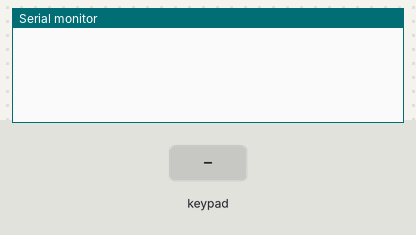
Simulated run of this sketch. Board: Arduino Uno, built with avr-gcc and run on an emulated ATmega328P. Shown: the last lines printed to the serial monitor. Wiring (inferred from the names in the program): 4×4 keypad with keys 1 2 3 A 4 5 6 B 7 8 9 C * 0 # D: rows pin 8, pin 9, pin 10, pin 11; columns pin 4, pin 5, pin 6, pin 7. Inputs (shaded band) come from the test bench.

Above: at 1.2 s.
1.3 s: key '1' pressed
At 2.1 s:
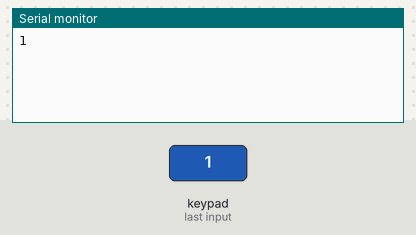
2.8 s: keypad keys 1 2 # pressed 0.4 s apart
At 4.0 s:
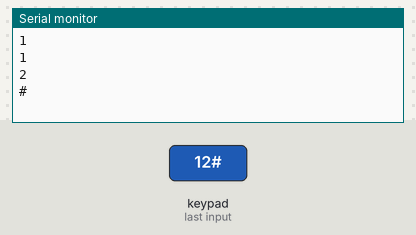
5.5 s: key 'A' pressed
At 6.7 s:
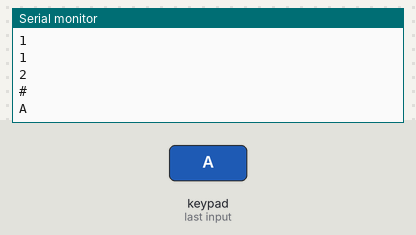
7.0 s: keypad keys 1 2 * pressed 0.4 s apart
At 8.6 s:
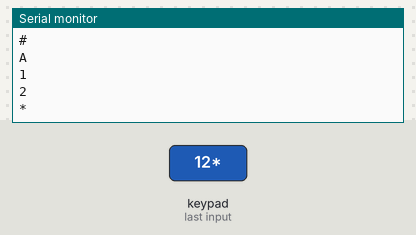
9.7 s: key 'B' pressed
At 10.1 s:
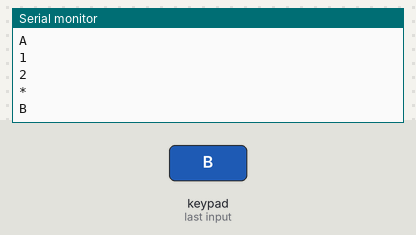
11.2 s: keypad keys 1 2 D pressed 0.4 s apart
At 13.2 s:
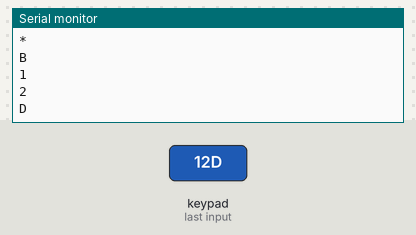

Measured:
- after the input at 1.3 s, the serial monitor: prints a new line after 0.05 s (image 1)
- after the input at 2.8 s, the serial monitor: prints a new line after 0.46 s (image 2)
- after the input at 5.5 s, the serial monitor: prints a new line after 0.06 s (image 3)
- after the input at 7.0 s, the serial monitor: prints a new line after 0.06 s (image 4)
- after the input at 9.7 s, the serial monitor: prints a new line after 0.06 s (image 5)
- after the input at 11.2 s, the serial monitor: prints a new line after 0.07 s (image 6)

The sketch:

test-Clavier.ino
```cpp
// TEST-CLAVIER
// PBA 2018-05-03

const byte KbdCol[4]={4,5,6,7};
const byte KbdRow[4]={8,9,10,11};
const byte KbdOut[4][4]={{'1','4','7','*'},{'2','5','8','0'},{'3','6','9','#'},{'A','B','C','D'}};

void keyboardInit(void)
{
  for(byte col=0; col<4; col++)
    pinMode(KbdCol[col],OUTPUT);
  for(byte row=0; row<4; row++)
    pinMode(KbdRow[row],INPUT_PULLUP);
}

char keyboardScan(void)
{
  for(byte col=0; col<4; col++)
  {
    for(byte col2=0; col2<4; col2++)
      digitalWrite(KbdCol[col2],HIGH);
    digitalWrite(KbdCol[col],LOW);
    for(byte row=0; row<4; row++)
      if(!digitalRead(KbdRow[row]))
        return(KbdOut[col][row]);
  }
  return(0);
}

char keyboardRead()
{
  static char lastKey=0;
  char newKey=keyboardScan();
  if(newKey!=lastKey)
  {
    delay(50);  // Anti rebond
    lastKey=newKey;
    return(newKey);
  }
  return(0);
}

void setup()
{
  Serial.begin(9600);
  keyboardInit();

}

void loop()
{
  char c = keyboardRead();
  if(c) Serial.println(c);
  delay(100);
}
```
